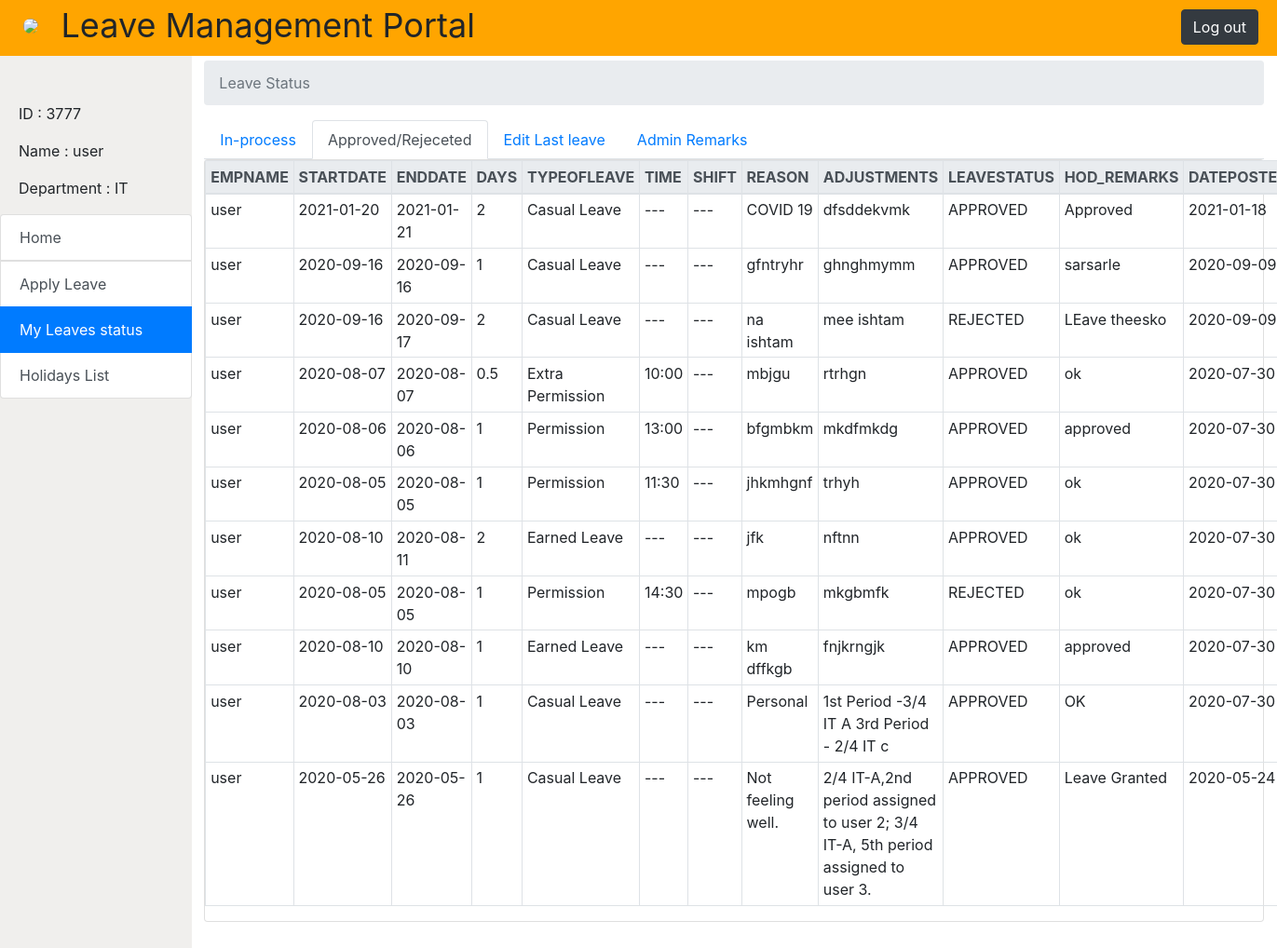
The page /leavestatus_1.php (signed in) on the database its author committed.
### tables this page shows
CREATE TABLE `tblleave` (
  `LEAVEID` int(11) NOT NULL,
  `EMPID` int(11) NOT NULL,
  `DATESTART` date NOT NULL,
  `DATEEND` date NOT NULL,
  `NOOFDAYS` double NOT NULL,
  `SHIFT` text NOT NULL DEFAULT '---',
  `TYPEOFLEAVE` varchar(30) NOT NULL,
  `TIME` text NOT NULL DEFAULT '---',
  `REASON` text NOT NULL,
  `ADJUSTMENT` text NOT NULL,
  `LEAVESTATUS` varchar(30) NOT NULL,
  `ADMINREMARKS` text NOT NULL,
  `DATEPOSTED` date NOT NULL,
  `CL_USED` decimal(11,0) NOT NULL DEFAULT 0,
  `EL_USED` int(11) NOT NULL DEFAULT 0,
  `OD_USED` decimal(11,0) NOT NULL DEFAULT 0,
  `PERMISIONS__USED` int(11) NOT NULL DEFAULT 0,
  `HALFCL__USED` decimal(4,1) NOT NULL DEFAULT 0.0,
  `HALFOD__USED` decimal(4,1) NOT NULL DEFAULT 0.0,
  `LOP__USED` decimal(4,1) NOT NULL DEFAULT 0.0,
  `LATECOMING__USED` int(11) NOT NULL DEFAULT 0,
  `EXTRAPER__USED` decimal(4,1) UNSIGNED NOT NULL,
  `EMPNAME` text NOT NULL
);

### leavestatus_1.php (the view, shortened to what this page needs)
<!DOCTYPE html>
<html>
    <head profile="https://upload.wikimedia.org/wikipedia/commons/4/47/Anits_logo.jpg">
        <link rel="stylesheet" href="https://stackpath.bootstrapcdn.com/bootstrap/4.4.1/css/bootstrap.min.css">
    </head>
    <body>
      <div class="topbar">
            <img class="anits" src="https://upload.wikimedia.org/wikipedia/commons/4/47/Anits_logo.jpg" width="50px">
            <span class="heading" >Leave Management Portal</span>
            <button id="logout" type="button" class="btn btn-dark" onclick="location.href='logout.php'" >Log out</button>
        </div>
        <div class="sidebar">
            <div class="profile">
                <p class="id">ID : <?php echo $_SESSION['EMPID'];?></p>
                <p class="name">Name : <?php echo $_SESSION['EMPNAME'];?></p>
                <p class="department">Department : IT</p>
            </div>
            <form method='post'>
            <div id="actions" class="list-group">
                  <button type="button" class="list-group-item list-group-item-action" onclick="location.href='redirect.php'">Home</button>
                  <button type="button" class="list-group-item list-group-item-action" onclick="location.href='apleave.php'"> Apply Leave</button>
                  <button type="button" class="list-group-item active list-group-item-action" onclick="location.href='leavestatus.php'">My Leaves status</button>
                  <button type="button" class="list-group-item list-group-item-action"onclick="location.href='holidayslist.php'">Holidays List</button>
            </div>
              </form >
        </div>
        <div class="content">
             <nav aria-label="breadcrumb">
              <ol class="breadcrumb">
                <li class="breadcrumb-item active" aria-current="page">Leave Status</li>
              </ol>
            </nav>
            <ul class="nav nav-tabs">
              <li class="nav-item">
                <a class="nav-link" href="leavestatus.php">In-process</a>
              </li>
              <li class="nav-item">
                <a class="nav-link active" href="leavestatus_1.php">Approved/Rejeceted</a>
              </li>
              <li class="nav-item">
                <a class="nav-link" href="leavestatus_2.php">Edit Last leave</a>
              </li>
              <li class="nav-item">
                <a class="nav-link" href="leavestatus_3.php">Admin Remarks</a>
              </li>
            </ul>
            <div class="appliedleaaves">
                <?php
                   $link=mysqli_connect("127.0.0.1:3306","root","","lmsystem2");
     $query =  mysqli_query($link,("SELECT * FROM `tblleave` WHERE  EMPID = '".$_SESSION['EMPID']."' AND (LEAVESTATUS='APPROVED' OR LEAVESTATUS='REJECTED') ORDER BY LEAVEID DESC "));
    if(isset($query))
    {
  if($query->num_rows >= 1){
    echo '<div class="card mb-md-5">
        <table class="table table-bordered table-responsive-sm table-sm w-100">
            <thead class="thead-light">
                <th>EMPNAME</th>
                <th>STARTDATE</th>
                <th>ENDDATE</th>
                <th>DAYS</th>
                <th>TYPEOFLEAVE</th>
                <th>TIME</th>
                <th>SHIFT</th>
                <th>REASON</th>
                <th>ADJUSTMENTS</th>
                <th>LEAVESTATUS</th>
                <th>HOD_REMARKS</th>
                <th>DATEPOSTED</th>
                </thead>';
    while ($row = $query->fetch_object()){
        $student = <<<STAFF
                <tr>
                    <td>$row->EMPNAME</td>
                    <td>$row->DATESTART</td>
                    <td>$row->DATEEND</td>
                    <td>$row->NOOFDAYS</td>
                    <td>$row->TYPEOFLEAVE</td>
                    <td>$row->TIME</td>
                    <td>$row->SHIFT</td>
                    <td>$row->REASON</td>
                    <td>$row->ADJUSTMENT</td>
                    <td>$row->LEAVESTATUS</td>
                    <td>$row->ADMINREMARKS</td>
                    <td>$row->DATEPOSTED</td>
                </tr>
STAFF;
    echo $student;
    }
    echo '</table></div>';
}else
  {
    echo '<div class="mt-4">
        <h1 class="text-md text-center">No previous Accepted/Rejected requests are available</h1></div>';
}
}
                ?>
            </div>
        </div>
    </body>
</html>

### leavestatus_1.php (style rules this page uses)
.topbar { background-color: orange; height: 60px; width: 100%; position: fixed; z-index: 2; }
.sidebar { height: 100%; width: 15%; left: 0; background-color: #f0efed; padding-top: 8%; float: left; position: fixed; z-index: 1; }
#logout { float: right; margin: 10px 20px auto; }
.heading { font-size: 36px; }
.anits { border-radius: 10px; margin-left: 25px; margin-right: 20px; margin-bottom: 15px; }
.profile { margin-left: 20px; }
.content { margin-left: 16%; margin-right: 1%; padding-top: 65px; }

### rows shown on the page
tblleave: EMPNAME "user", DATESTART "2021-01-20", DATEEND "2021-01-21", NOOFDAYS "2", TYPEOFLEAVE "Casual Leave", TIME "---", SHIFT "---", REASON "COVID 19", ADJUSTMENT "dfsddekvmk", LEAVESTATUS "APPROVED", ADMINREMARKS "Approved", DATEPOSTED "2021-01-18"
tblleave: EMPNAME "user", DATESTART "2020-09-16", DATEEND "2020-09-16", NOOFDAYS "1", TYPEOFLEAVE "Casual Leave", TIME "---", SHIFT "---", REASON "gfntryhr", ADJUSTMENT "ghnghmymm", LEAVESTATUS "APPROVED", ADMINREMARKS "sarsarle", DATEPOSTED "2020-09-09"
tblleave: EMPNAME "user", DATESTART "2020-09-16", DATEEND "2020-09-17", NOOFDAYS "2", TYPEOFLEAVE "Casual Leave", TIME "---", SHIFT "---", REASON "na ishtam", ADJUSTMENT "mee ishtam", LEAVESTATUS "REJECTED", ADMINREMARKS "LEave theesko", DATEPOSTED "2020-09-09"
tblleave: EMPNAME "user", DATESTART "2020-08-07", DATEEND "2020-08-07", NOOFDAYS "0.5", TYPEOFLEAVE "Extra Permission", TIME "10:00", SHIFT "---", REASON "mbjgu", ADJUSTMENT "rtrhgn", LEAVESTATUS "APPROVED", ADMINREMARKS "ok", DATEPOSTED "2020-07-30"
tblleave: EMPNAME "user", DATESTART "2020-08-06", DATEEND "2020-08-06", NOOFDAYS "1", TYPEOFLEAVE "Permission", TIME "13:00", SHIFT "---", REASON "bfgmbkm", ADJUSTMENT "mkdfmkdg", LEAVESTATUS "APPROVED", ADMINREMARKS "approved", DATEPOSTED "2020-07-30"
tblleave: EMPNAME "user", DATESTART "2020-08-05", DATEEND "2020-08-05", NOOFDAYS "1", TYPEOFLEAVE "Permission", TIME "11:30", SHIFT "---", REASON "jhkmhgnf", ADJUSTMENT "trhyh", LEAVESTATUS "APPROVED", ADMINREMARKS "ok", DATEPOSTED "2020-07-30"
tblleave: EMPNAME "user", DATESTART "2020-08-10", DATEEND "2020-08-11", NOOFDAYS "2", TYPEOFLEAVE "Earned Leave", TIME "---", SHIFT "---", REASON "jfk", ADJUSTMENT "nftnn", LEAVESTATUS "APPROVED", ADMINREMARKS "ok", DATEPOSTED "2020-07-30"
tblleave: EMPNAME "user", DATESTART "2020-08-05", DATEEND "2020-08-05", NOOFDAYS "1", TYPEOFLEAVE "Permission", TIME "14:30", SHIFT "---", REASON "mpogb", ADJUSTMENT "mkgbmfk", LEAVESTATUS "REJECTED", ADMINREMARKS "ok", DATEPOSTED "2020-07-30"
tblleave: EMPNAME "user", DATESTART "2020-08-10", DATEEND "2020-08-10", NOOFDAYS "1", TYPEOFLEAVE "Earned Leave", TIME "---", SHIFT "---", REASON "km dffkgb", ADJUSTMENT "fnjkrngjk", LEAVESTATUS "APPROVED", ADMINREMARKS "approved", DATEPOSTED "2020-07-30"
tblleave: EMPNAME "user", DATESTART "2020-08-03", DATEEND "2020-08-03", NOOFDAYS "1", TYPEOFLEAVE "Casual Leave", TIME "---", SHIFT "---", REASON "Personal", ADJUSTMENT "1st Period -3/4 IT A 3rd Period - 2/4 IT c", LEAVESTATUS "APPROVED", ADMINREMARKS "OK", DATEPOSTED "2020-07-30"
tblleave: EMPNAME "user", DATESTART "2020-05-26", DATEEND "2020-05-26", NOOFDAYS "1", TYPEOFLEAVE "Casual Leave", TIME "---", SHIFT "---", REASON "Not feeling well.", ADJUSTMENT "2/4 IT-A,2nd period assigned to user 2; 3/4 IT-A, 5th period assigned to user 3.", LEAVESTATUS "APPROVED", ADMINREMARKS "Leave Granted", DATEPOSTED "2020-05-24"

### other values the page prints
$_SESSION['EMPID'] "3777"
$_SESSION['EMPNAME'] "user"
